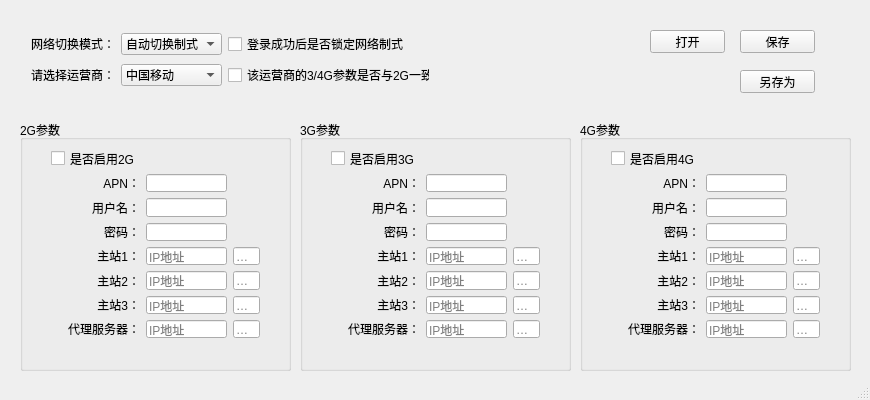
<?xml version="1.0" encoding="UTF-8"?>
<ui version="4.0">
 <class>MainWindow</class>
 <widget class="QMainWindow" name="MainWindow">
  <property name="geometry">
   <rect>
    <x>0</x>
    <y>0</y>
    <width>870</width>
    <height>400</height>
   </rect>
  </property>
  <property name="sizePolicy">
   <sizepolicy hsizetype="Fixed" vsizetype="Preferred">
    <horstretch>0</horstretch>
    <verstretch>0</verstretch>
   </sizepolicy>
  </property>
  <property name="minimumSize">
   <size>
    <width>870</width>
    <height>400</height>
   </size>
  </property>
  <property name="maximumSize">
   <size>
    <width>870</width>
    <height>400</height>
   </size>
  </property>
  <property name="windowTitle">
   <string>通信扩展参数编辑器</string>
  </property>
  <widget class="QWidget" name="centralWidget">
   <widget class="QGroupBox" name="groupBox2G">
    <property name="geometry">
     <rect>
      <x>20</x>
      <y>120</y>
      <width>271</width>
      <height>251</height>
     </rect>
    </property>
    <property name="title">
     <string>2G参数</string>
    </property>
    <widget class="QWidget" name="gridLayoutWidget">
     <property name="geometry">
      <rect>
       <x>20</x>
       <y>18</y>
       <width>231</width>
       <height>211</height>
      </rect>
     </property>
     <layout class="QGridLayout" name="gridLayout2G" columnstretch="1,3,1">
      <item row="4" column="0">
       <widget class="QLabel" name="label">
        <property name="text">
         <string>主站1：</string>
        </property>
        <property name="alignment">
         <set>Qt::AlignRight|Qt::AlignTrailing|Qt::AlignVCenter</set>
        </property>
       </widget>
      </item>
      <item row="4" column="1">
       <widget class="QLineEdit" name="lineEdit2GSeverIP1">
        <property name="placeholderText">
         <string>IP地址</string>
        </property>
       </widget>
      </item>
      <item row="4" column="2">
       <widget class="QLineEdit" name="lineEdit2GSeverPort1">
        <property name="placeholderText">
         <string>端口</string>
        </property>
       </widget>
      </item>
      <item row="5" column="2">
       <widget class="QLineEdit" name="lineEdit2GSeverPort2">
        <property name="placeholderText">
         <string>端口</string>
        </property>
       </widget>
      </item>
      <item row="3" column="1">
       <widget class="QLineEdit" name="lineEdit2GPassword"/>
      </item>
      <item row="7" column="2">
       <widget class="QLineEdit" name="lineEdit2GProxyPort">
        <property name="placeholderText">
         <string>端口</string>
        </property>
       </widget>
      </item>
      <item row="6" column="2">
       <widget class="QLineEdit" name="lineEdit2GSeverPort3">
        <property name="placeholderText">
         <string>端口</string>
        </property>
       </widget>
      </item>
      <item row="7" column="0">
       <widget class="QLabel" name="label_8">
        <property name="text">
         <string>代理服务器：</string>
        </property>
        <property name="alignment">
         <set>Qt::AlignRight|Qt::AlignTrailing|Qt::AlignVCenter</set>
        </property>
       </widget>
      </item>
      <item row="2" column="1">
       <widget class="QLineEdit" name="lineEdit2GUsername"/>
      </item>
      <item row="6" column="0">
       <widget class="QLabel" name="label_7">
        <property name="text">
         <string>主站3：</string>
        </property>
        <property name="alignment">
         <set>Qt::AlignRight|Qt::AlignTrailing|Qt::AlignVCenter</set>
        </property>
       </widget>
      </item>
      <item row="3" column="0">
       <widget class="QLabel" name="label_3">
        <property name="text">
         <string>密码：</string>
        </property>
        <property name="alignment">
         <set>Qt::AlignRight|Qt::AlignTrailing|Qt::AlignVCenter</set>
        </property>
       </widget>
      </item>
      <item row="2" column="0">
       <widget class="QLabel" name="label_4">
        <property name="text">
         <string>用户名：</string>
        </property>
        <property name="alignment">
         <set>Qt::AlignRight|Qt::AlignTrailing|Qt::AlignVCenter</set>
        </property>
       </widget>
      </item>
      <item row="1" column="0">
       <widget class="QLabel" name="label_5">
        <property name="text">
         <string>APN：</string>
        </property>
        <property name="alignment">
         <set>Qt::AlignRight|Qt::AlignTrailing|Qt::AlignVCenter</set>
        </property>
       </widget>
      </item>
      <item row="5" column="0">
       <widget class="QLabel" name="label_6">
        <property name="text">
         <string>主站2：</string>
        </property>
        <property name="alignment">
         <set>Qt::AlignRight|Qt::AlignTrailing|Qt::AlignVCenter</set>
        </property>
       </widget>
      </item>
      <item row="7" column="1">
       <widget class="QLineEdit" name="lineEdit2GProxyIP">
        <property name="placeholderText">
         <string>IP地址</string>
        </property>
       </widget>
      </item>
      <item row="1" column="1">
       <widget class="QLineEdit" name="lineEdit2GApn"/>
      </item>
      <item row="5" column="1">
       <widget class="QLineEdit" name="lineEdit2GSeverIP2">
        <property name="toolTip">
         <string>IP地址</string>
        </property>
        <property name="text">
         <string/>
        </property>
        <property name="placeholderText">
         <string>IP地址</string>
        </property>
       </widget>
      </item>
      <item row="6" column="1">
       <widget class="QLineEdit" name="lineEdit2GSeverIP3">
        <property name="placeholderText">
         <string>IP地址</string>
        </property>
       </widget>
      </item>
      <item row="0" column="0">
       <widget class="QCheckBox" name="checkBox2G">
        <property name="text">
         <string>是否启用2G</string>
        </property>
       </widget>
      </item>
     </layout>
    </widget>
   </widget>
   <widget class="QGroupBox" name="groupBox3G">
    <property name="geometry">
     <rect>
      <x>300</x>
      <y>120</y>
      <width>271</width>
      <height>251</height>
     </rect>
    </property>
    <property name="title">
     <string>3G参数</string>
    </property>
    <widget class="QWidget" name="gridLayoutWidget_2">
     <property name="geometry">
      <rect>
       <x>20</x>
       <y>18</y>
       <width>231</width>
       <height>211</height>
      </rect>
     </property>
     <layout class="QGridLayout" name="gridLayout3G" columnstretch="1,3,1">
      <item row="4" column="0">
       <widget class="QLabel" name="label_2">
        <property name="text">
         <string>主站1：</string>
        </property>
        <property name="alignment">
         <set>Qt::AlignRight|Qt::AlignTrailing|Qt::AlignVCenter</set>
        </property>
       </widget>
      </item>
      <item row="4" column="1">
       <widget class="QLineEdit" name="lineEdit3GSeverIP1">
        <property name="placeholderText">
         <string>IP地址</string>
        </property>
       </widget>
      </item>
      <item row="4" column="2">
       <widget class="QLineEdit" name="lineEdit3GSeverPort1">
        <property name="placeholderText">
         <string>端口</string>
        </property>
       </widget>
      </item>
      <item row="5" column="2">
       <widget class="QLineEdit" name="lineEdit3GSeverPort2">
        <property name="placeholderText">
         <string>端口</string>
        </property>
       </widget>
      </item>
      <item row="3" column="1">
       <widget class="QLineEdit" name="lineEdit3GPassword"/>
      </item>
      <item row="7" column="2">
       <widget class="QLineEdit" name="lineEdit3GProxyPort">
        <property name="placeholderText">
         <string>端口</string>
        </property>
       </widget>
      </item>
      <item row="6" column="2">
       <widget class="QLineEdit" name="lineEdit3GSeverPort3">
        <property name="placeholderText">
         <string>端口</string>
        </property>
       </widget>
      </item>
      <item row="7" column="0">
       <widget class="QLabel" name="label_18">
        <property name="text">
         <string>代理服务器：</string>
        </property>
        <property name="alignment">
         <set>Qt::AlignRight|Qt::AlignTrailing|Qt::AlignVCenter</set>
        </property>
       </widget>
      </item>
      <item row="2" column="1">
       <widget class="QLineEdit" name="lineEdit3GUsername"/>
      </item>
      <item row="6" column="0">
       <widget class="QLabel" name="label_21">
        <property name="text">
         <string>主站3：</string>
        </property>
        <property name="alignment">
         <set>Qt::AlignRight|Qt::AlignTrailing|Qt::AlignVCenter</set>
        </property>
       </widget>
      </item>
      <item row="3" column="0">
       <widget class="QLabel" name="label_22">
        <property name="text">
         <string>密码：</string>
        </property>
        <property name="alignment">
         <set>Qt::AlignRight|Qt::AlignTrailing|Qt::AlignVCenter</set>
        </property>
       </widget>
      </item>
      <item row="2" column="0">
       <widget class="QLabel" name="label_23">
        <property name="text">
         <string>用户名：</string>
        </property>
        <property name="alignment">
         <set>Qt::AlignRight|Qt::AlignTrailing|Qt::AlignVCenter</set>
        </property>
       </widget>
      </item>
      <item row="1" column="0">
       <widget class="QLabel" name="label_24">
        <property name="text">
         <string>APN：</string>
        </property>
        <property name="alignment">
         <set>Qt::AlignRight|Qt::AlignTrailing|Qt::AlignVCenter</set>
        </property>
       </widget>
      </item>
      <item row="5" column="0">
       <widget class="QLabel" name="label_26">
        <property name="text">
         <string>主站2：</string>
        </property>
        <property name="alignment">
         <set>Qt::AlignRight|Qt::AlignTrailing|Qt::AlignVCenter</set>
        </property>
       </widget>
      </item>
      <item row="7" column="1">
       <widget class="QLineEdit" name="lineEdit3GProxyIP">
        <property name="placeholderText">
         <string>IP地址</string>
        </property>
       </widget>
      </item>
      <item row="1" column="1">
       <widget class="QLineEdit" name="lineEdit3GApn"/>
      </item>
      <item row="5" column="1">
       <widget class="QLineEdit" name="lineEdit3GSeverIP2">
        <property name="placeholderText">
         <string>IP地址</string>
        </property>
       </widget>
      </item>
      <item row="6" column="1">
       <widget class="QLineEdit" name="lineEdit3GSeverIP3">
        <property name="placeholderText">
         <string>IP地址</string>
        </property>
       </widget>
      </item>
      <item row="0" column="0">
       <widget class="QCheckBox" name="checkBox3G">
        <property name="text">
         <string>是否启用3G</string>
        </property>
       </widget>
      </item>
     </layout>
    </widget>
   </widget>
   <widget class="QGroupBox" name="groupBox4G">
    <property name="geometry">
     <rect>
      <x>580</x>
      <y>120</y>
      <width>271</width>
      <height>251</height>
     </rect>
    </property>
    <property name="title">
     <string>4G参数</string>
    </property>
    <widget class="QWidget" name="gridLayoutWidget_3">
     <property name="geometry">
      <rect>
       <x>20</x>
       <y>18</y>
       <width>231</width>
       <height>211</height>
      </rect>
     </property>
     <layout class="QGridLayout" name="gridLayout4G" columnstretch="1,3,1">
      <item row="4" column="0">
       <widget class="QLabel" name="label_27">
        <property name="text">
         <string>主站1：</string>
        </property>
        <property name="alignment">
         <set>Qt::AlignRight|Qt::AlignTrailing|Qt::AlignVCenter</set>
        </property>
       </widget>
      </item>
      <item row="4" column="1">
       <widget class="QLineEdit" name="lineEdit4GSeverIP1">
        <property name="placeholderText">
         <string>IP地址</string>
        </property>
       </widget>
      </item>
      <item row="4" column="2">
       <widget class="QLineEdit" name="lineEdit4GSeverPort1">
        <property name="placeholderText">
         <string>端口</string>
        </property>
       </widget>
      </item>
      <item row="5" column="2">
       <widget class="QLineEdit" name="lineEdit4GSeverPort2">
        <property name="placeholderText">
         <string>端口</string>
        </property>
       </widget>
      </item>
      <item row="3" column="1">
       <widget class="QLineEdit" name="lineEdit4GPassword"/>
      </item>
      <item row="7" column="2">
       <widget class="QLineEdit" name="lineEdit4GProxyPort">
        <property name="placeholderText">
         <string>端口</string>
        </property>
       </widget>
      </item>
      <item row="6" column="2">
       <widget class="QLineEdit" name="lineEdit4GSeverPort3">
        <property name="placeholderText">
         <string>端口</string>
        </property>
       </widget>
      </item>
      <item row="7" column="0">
       <widget class="QLabel" name="label_31">
        <property name="text">
         <string>代理服务器：</string>
        </property>
        <property name="alignment">
         <set>Qt::AlignRight|Qt::AlignTrailing|Qt::AlignVCenter</set>
        </property>
       </widget>
      </item>
      <item row="2" column="1">
       <widget class="QLineEdit" name="lineEdit4GUsername"/>
      </item>
      <item row="6" column="0">
       <widget class="QLabel" name="label_34">
        <property name="text">
         <string>主站3：</string>
        </property>
        <property name="alignment">
         <set>Qt::AlignRight|Qt::AlignTrailing|Qt::AlignVCenter</set>
        </property>
       </widget>
      </item>
      <item row="3" column="0">
       <widget class="QLabel" name="label_35">
        <property name="text">
         <string>密码：</string>
        </property>
        <property name="alignment">
         <set>Qt::AlignRight|Qt::AlignTrailing|Qt::AlignVCenter</set>
        </property>
       </widget>
      </item>
      <item row="2" column="0">
       <widget class="QLabel" name="label_36">
        <property name="text">
         <string>用户名：</string>
        </property>
        <property name="alignment">
         <set>Qt::AlignRight|Qt::AlignTrailing|Qt::AlignVCenter</set>
        </property>
       </widget>
      </item>
      <item row="1" column="0">
       <widget class="QLabel" name="label_37">
        <property name="text">
         <string>APN：</string>
        </property>
        <property name="alignment">
         <set>Qt::AlignRight|Qt::AlignTrailing|Qt::AlignVCenter</set>
        </property>
       </widget>
      </item>
      <item row="5" column="0">
       <widget class="QLabel" name="label_39">
        <property name="text">
         <string>主站2：</string>
        </property>
        <property name="alignment">
         <set>Qt::AlignRight|Qt::AlignTrailing|Qt::AlignVCenter</set>
        </property>
       </widget>
      </item>
      <item row="7" column="1">
       <widget class="QLineEdit" name="lineEdit4GProxyIP">
        <property name="placeholderText">
         <string>IP地址</string>
        </property>
       </widget>
      </item>
      <item row="1" column="1">
       <widget class="QLineEdit" name="lineEdit4GApn"/>
      </item>
      <item row="5" column="1">
       <widget class="QLineEdit" name="lineEdit4GSeverIP2">
        <property name="placeholderText">
         <string>IP地址</string>
        </property>
       </widget>
      </item>
      <item row="6" column="1">
       <widget class="QLineEdit" name="lineEdit4GSeverIP3">
        <property name="placeholderText">
         <string>IP地址</string>
        </property>
       </widget>
      </item>
      <item row="0" column="0">
       <widget class="QCheckBox" name="checkBox4G">
        <property name="text">
         <string>是否启用4G</string>
        </property>
       </widget>
      </item>
     </layout>
    </widget>
   </widget>
   <widget class="QWidget" name="gridLayoutWidget_4">
    <property name="geometry">
     <rect>
      <x>20</x>
      <y>20</y>
      <width>421</width>
      <height>80</height>
     </rect>
    </property>
    <layout class="QGridLayout" name="gridLayoutTop">
     <item row="0" column="2">
      <widget class="QCheckBox" name="checkBoxLockMode">
       <property name="text">
        <string>登录成功后是否锁定网络制式</string>
       </property>
      </widget>
     </item>
     <item row="0" column="0">
      <widget class="QLabel" name="label_40">
       <property name="text">
        <string>网络切换模式：</string>
       </property>
      </widget>
     </item>
     <item row="1" column="0">
      <widget class="QLabel" name="label_41">
       <property name="text">
        <string>请选择运营商：</string>
       </property>
      </widget>
     </item>
     <item row="1" column="2">
      <widget class="QCheckBox" name="checkBoxSameParam">
       <property name="text">
        <string>该运营商的3/4G参数是否与2G一致</string>
       </property>
      </widget>
     </item>
     <item row="1" column="1">
      <widget class="QComboBox" name="comboBoxNetOperator">
       <item>
        <property name="text">
         <string>中国移动</string>
        </property>
       </item>
       <item>
        <property name="text">
         <string>中国联通</string>
        </property>
       </item>
       <item>
        <property name="text">
         <string>中国电信</string>
        </property>
       </item>
      </widget>
     </item>
     <item row="0" column="1">
      <widget class="QComboBox" name="comboBoxNetMode">
       <property name="currentIndex">
        <number>1</number>
       </property>
       <item>
        <property name="text">
         <string>不锁制式</string>
        </property>
       </item>
       <item>
        <property name="text">
         <string>自动切换制式</string>
        </property>
       </item>
       <item>
        <property name="text">
         <string>锁定到2G</string>
        </property>
       </item>
       <item>
        <property name="text">
         <string>锁定到3G</string>
        </property>
       </item>
       <item>
        <property name="text">
         <string>锁定到4G</string>
        </property>
       </item>
      </widget>
     </item>
    </layout>
   </widget>
   <widget class="QPushButton" name="pushButtonOpen">
    <property name="geometry">
     <rect>
      <x>650</x>
      <y>30</y>
      <width>75</width>
      <height>23</height>
     </rect>
    </property>
    <property name="text">
     <string>打开</string>
    </property>
   </widget>
   <widget class="QPushButton" name="pushButtonSave">
    <property name="geometry">
     <rect>
      <x>740</x>
      <y>30</y>
      <width>75</width>
      <height>23</height>
     </rect>
    </property>
    <property name="text">
     <string>保存</string>
    </property>
   </widget>
   <widget class="QPushButton" name="pushButtonSaveAs">
    <property name="geometry">
     <rect>
      <x>740</x>
      <y>70</y>
      <width>75</width>
      <height>23</height>
     </rect>
    </property>
    <property name="text">
     <string>另存为</string>
    </property>
   </widget>
  </widget>
  <widget class="QStatusBar" name="statusBar"/>
 </widget>
 <layoutdefault spacing="6" margin="11"/>
 <resources/>
 <connections/>
</ui>
